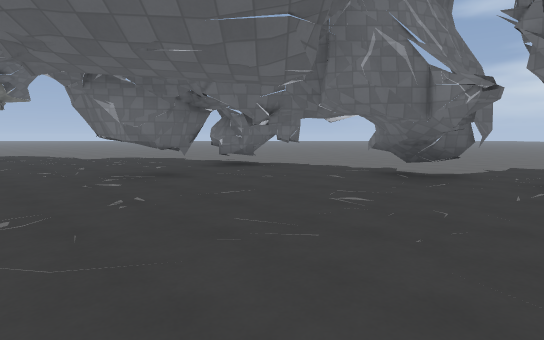
View 1 (above)

20 first-person views from a walk through a 3-D level made in the Godot game engine. The camera is 1.3 m above the floor, tilts 6° down and sees 80° across. The floor is counted in squares, 2 m on a side. Each view is taken from the middle of a square. On the plan, view 1 faces up. The plan holds only what a view shows up to about 10 squares ahead; the rest is blank. The place goes on beyond the plan. Door leaves are left out where a doorway can be walked through. Some surface patterns are stand-ins.

View 2
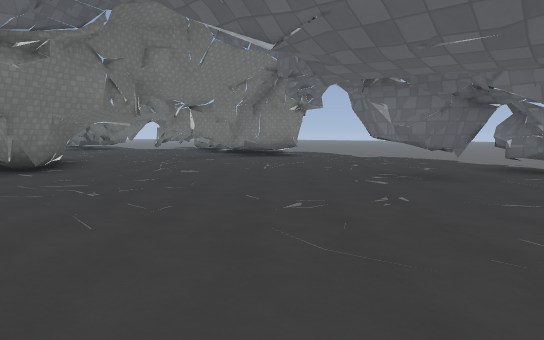

View 3
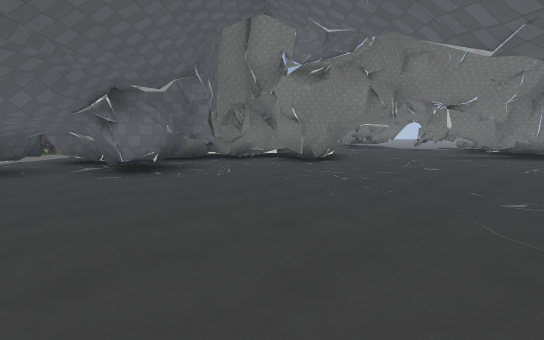

View 4
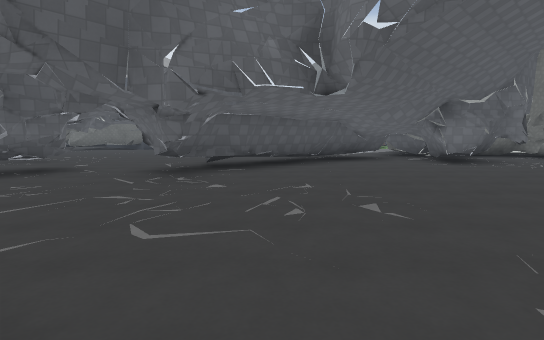

View 5
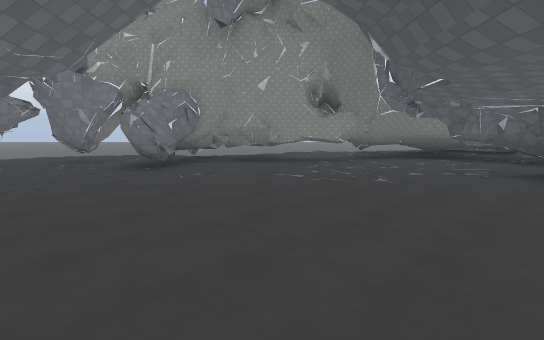

View 6
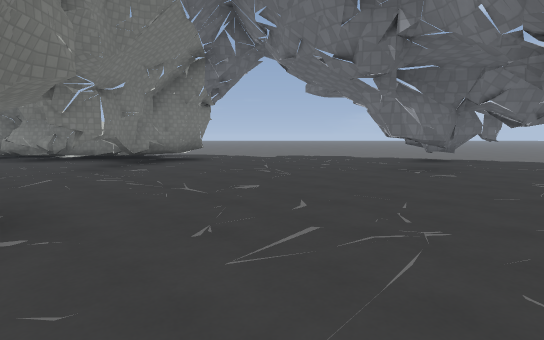

View 7
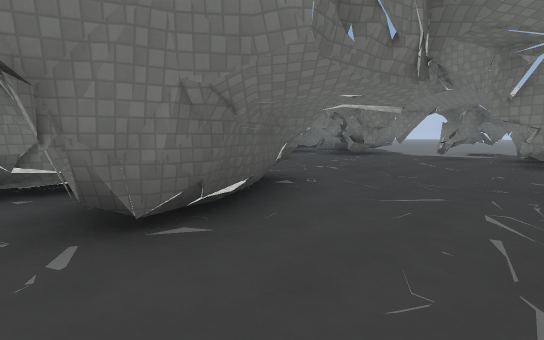

View 8
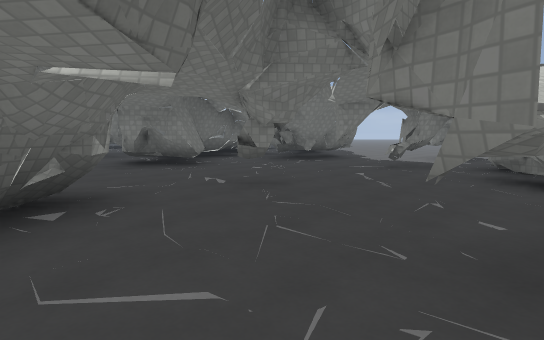

View 9
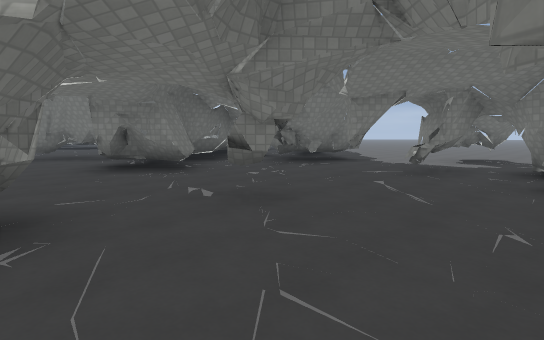

View 10
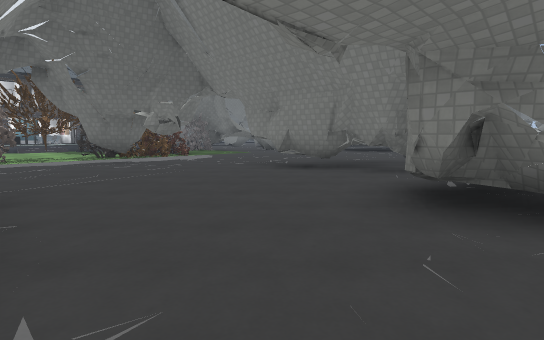

View 11
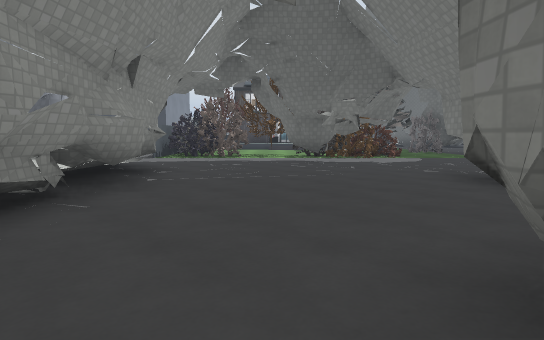

View 12
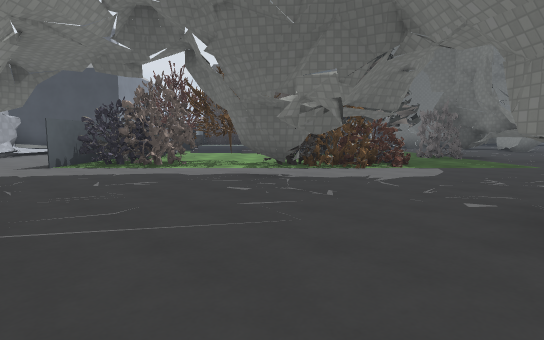

View 13
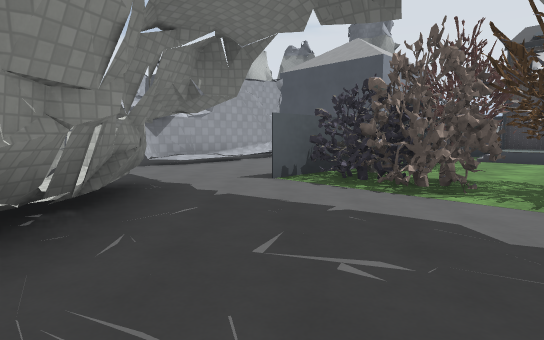

View 14
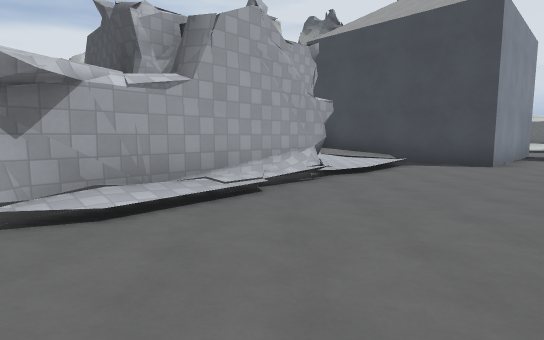

View 15
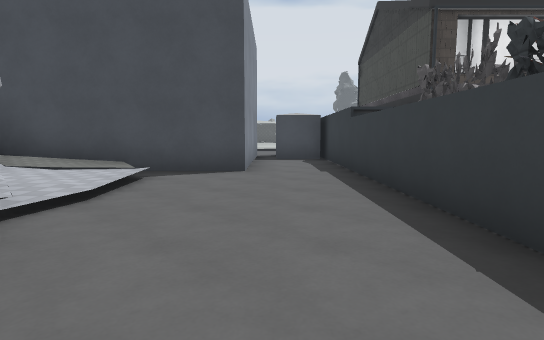

View 16
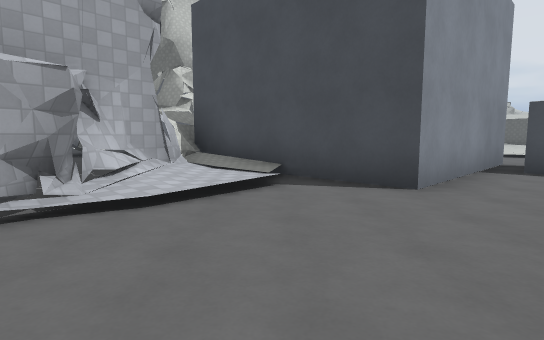

View 17
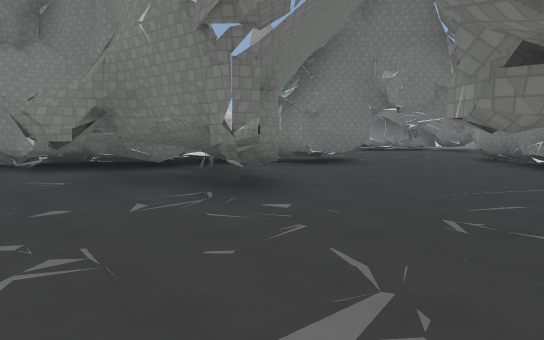

View 18
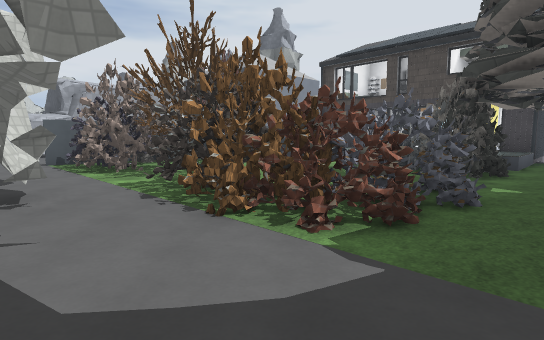

View 19
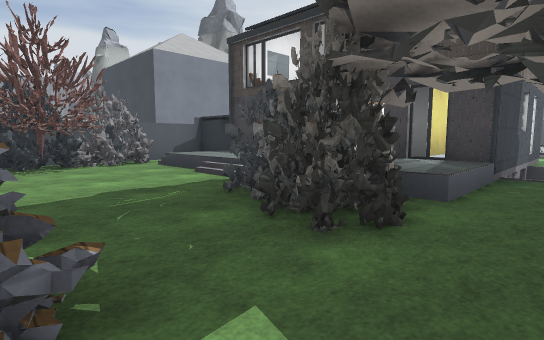

View 20
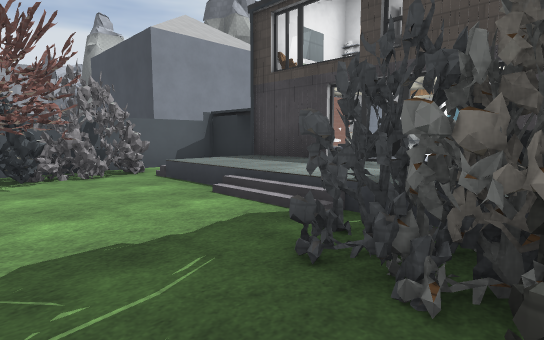

### Floor plan
Key: @ floor where view 1 was taken; # wall or solid block; x gap in a wall; . main floor; : floor 0.25 m higher than the main floor; + floor 0.5 m higher than the main floor; / step, stairs or slope; = window, fence, low wall or low ledge; ^ raised ledge; O other object.
Columns run from 18 left of view 1 to 6 right of it. Each row starts with its distance up from view 1.
  8 ....########.....^.......
  7 ....#.##.##......##......
  6  ##......##.........#....
  5   #......#^.....^.#.##...
  4  ###...#............#.#..
  3  #....................x..
  2  =###...###..........#
  1   ###...# =#.........###^
  0  ###...####.......@....#^
 -1  #.....####............#
 -2  ##....## #.##.........#
 -3 ###....## ####.........#
 -4 .......##   ###.....#..##
 -5 ....#...############...##
 -6 ........... ##     #..##
 -7 ............#.  .....###
 -8 .####.###...#.  .....#
 -9 .########...#.   .....
-10 .##..####...#.    ..#
-11 ...... ##...#.     ..
-12  ##/...##...##..
-13  ###//..#.../##.
-14   #++++/#.../:##
-15   # ++//#..######
-16   #######..#
-17        ##..#
-18         ##.#
-19         ####
-20  #         #
-21  =        ..
-22  OO       ..

Where each view was taken, in squares from view 1:
view 1: 0 up, 0 right, facing up
view 2: 0 up, 0 right, facing up-left
view 3: 0 up, 1 right, facing left
view 4: 0 up, 4 right, facing down-left
view 5: 1 down, 4 left, facing right
view 6: 1 down, 5 left, facing up
view 7: 2 up, 5 left, facing left
view 8: 4 up, 7 left, facing left
view 9: 4 up, 8 left, facing left
view 10: 2 up, 11 left, facing down-left
view 11: 2 up, 13 left, facing down
view 12: 1 down, 14 left, facing down
view 13: 4 down, 13 left, facing down-right
view 14: 7 down, 9 left, facing down-right
view 15: 9 down, 8 left, facing down
view 16: 11 down, 9 left, facing down-right
view 17: 7 down, 16 left, facing up
view 18: 6 down, 18 left, facing down-right
view 19: 10 down, 18 left, facing down-right
view 20: 11 down, 16 left, facing down-right
